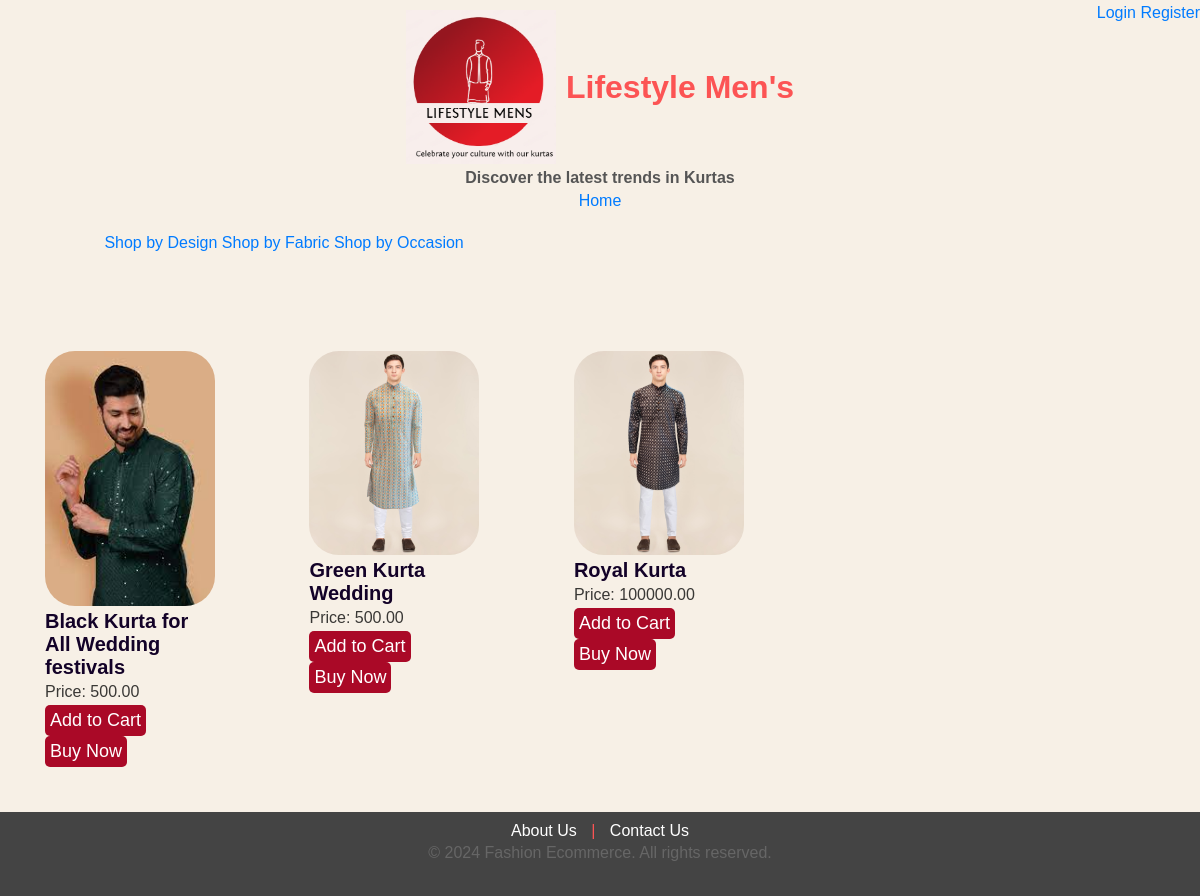
The app's page /, older data.
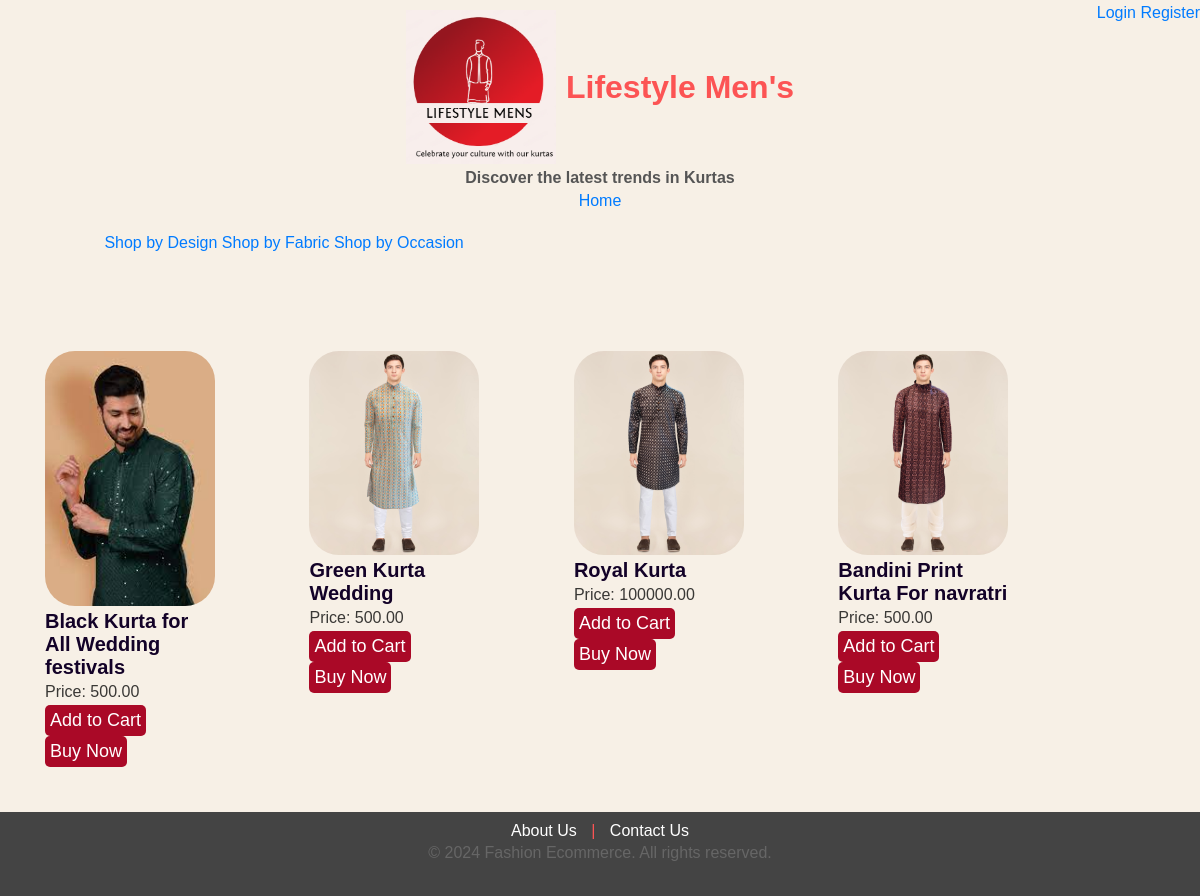
The same page, newer data.
### users/models.py (models this page shows, shortened)
class Kurta(models.Model):
    Occasion = models.ForeignKey(festival, on_delete=models.CASCADE, related_name="Fest")
    price = models.DecimalField(max_digits=10, decimal_places=2)
    color = models.CharField(max_length=50)
    name = models.CharField(max_length=100)  # Increased max_length for the name
    image = models.ImageField(upload_to='kurta_images/')  # Specify upload path for images
    created_at = models.DateTimeField(auto_now_add=True)  # Track creation date/time
    updated_at = models.DateTimeField(auto_now=True)  # Track last update date/time
    fabric=models.CharField(max_length=50)
    design=models.CharField(max_length=50)
    s=models.IntegerField(default=1)# stock of respective size
    m=models.IntegerField(default=1)# stock of respective size
    l=models.IntegerField(default=1)# stock of respective size
    xl=models.IntegerField(default=1)# stock of respective size
    class Meta:
        verbose_name_plural = "Kurtas"

### users/views.py (the view)
# urls.py: 2. Add a URL to urlpatterns:  path('', views.home, name='home')
def home(request):
    return render(request, 'users/home.html', context={
            "Kurtas":Kurta.objects.all(),
            "userName":request.user.username
            })

### users/templates/users/home.html
{% extends 'users/layout.html' %}
{% load static %}
{% block nav %}
    <p><a href="#">Shop by Design</a>    <a href="#">Shop by Fabric</a>     <a href="#">Shop by Occasion</a></p>
{% endblock %}
{% block body %}
    {% for kurta in Kurtas %}
    <a href="{% url 'product' kurta_id=kurta.id %}">
        <div class="product">
            <img src="{{ kurta.image.url }}" alt="Kurta1">
            <h2>{{kurta.name}}</h2>
            <p>Price: {{kurta.price}}</p>
            <p><a href="#"><button>Add to Cart</button></a>  <a href="#"><button>Buy Now</button></a></p>
        </div>
    </a>
{% endfor %}
{% endblock %}

### users/templates/users/layout.html (shortened to what this page needs)
{% load static %}
<!DOCTYPE html>
<html lang="en">
<head>
    <link rel="stylesheet" type="text/css" href="{% static 'users/styles.css' %}">
    <link rel="stylesheet" href="https://cdnjs.cloudflare.com/ajax/libs/font-awesome/5.15.3/css/all.min.css">
</head>
<header>
    <h1><img src="{% static 'users/logo.png'%}" width="150px">Lifestyle Men's</h1>
    <h4>Discover the latest trends in Kurtas</h4>
    <p style="position: absolute; top: 0; right: 0;">
        {% if request.user.is_authenticated %}
        <a href="{% url 'logout' %}">Logout</a>
        <a href="{% url 'Cart' username=request.user.username %}"><i class="fas fa-shopping-cart"></i></a>
        {% else %}
            <a href="{% url 'login' %}">Login</a>
            <a href="{% url 'register' %}">Register</a>
        {% endif %}
    </p>
    <a href="{% url 'home' %}">Home</a>
    <nav>
        {% block nav %}
        {% endblock %}
    </nav>
</header>
<body>
    {% block body %}
    {% endblock %}
</body>
<footer>
    <a href="about.html">About Us</a> | <a href="#">Contact Us</a>
    <p>© 2024 Fashion Ecommerce. All rights reserved.</p>
</footer>
</html>

### users/static/users/styles.css (style rules this page uses)
* { margin: 0; padding: 0; box-sizing: border-box; font-family: 'Poppins', sans-serif; }
body { font-family: Arial, sans-serif; background-color: #f7f0e6; margin: 0; padding: 0; }
header { background-color: #f7f0e6; color: #fc5454; text-align: center; padding: 10px; }
footer { background-color: #444; color: #fc5454; text-align: center; padding: 10px; }
nav { display: flex; align-items: center; justify-content: space-between; padding: 20px 8%; }
.product { margin: 10px; padding: 35px; width: 20%; display: inline-block; grid-template-rows: 1fr 1fr auto; gap: 8px; vertical-align: top; transition: background-color 0.3s, box-shadow 0.3s; }
.product img { width: 100%; border-radius: 30px; }
.product h2 { font-size: 20px; color: #130228; margin: 0; }
.product p { font-size: 16px; color: #000000c4; margin: 0; }
.product button { background-color: #aa0927; color: #fff; border: none; padding: 5px 5px; cursor: pointer; border-radius: 5px; font-size: large; size: auto; }
footer a { color: #fff; text-decoration: none; margin: 0 10px; }
h4 { margin: 5px 0; }
a { text-decoration: none; color: #007bff; }
h4 { color: #555; }
p { line-height: 1.6; color: #666; margin-bottom: 20px; }
h1 { display: flex; align-items: center; justify-content: center; }
h1 img { width: 150px; height: auto; margin-right: 10px; }
h1 img, h1 span { display: inline-block; vertical-align: middle; }

Row changes from the older to the newer data that the page shows:
added Kurta: image (picture), name "Bandini Print Kurta For navratri", price "500.00"
